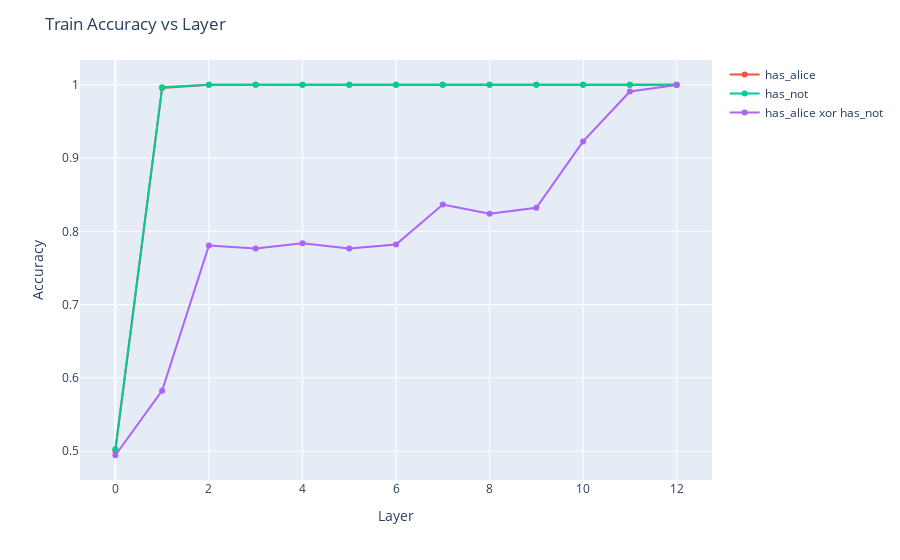

Source (notebook cell):
### Code cell
fig = px.scatter()
fig.add_scatter(x=layers, y=train_accs["has_alice"], name="has_alice") 
fig.add_scatter(x=layers, y=train_accs["has_not"], name="has_not")
fig.add_scatter(x=layers, y=train_accs["has_alice xor has_not"], name="has_alice xor has_not")
fig.update_layout(title="Train Accuracy vs Layer", xaxis_title="Layer", yaxis_title="Accuracy")
fig.show()

### Figure 1 — Plotly figure (JSON) as saved in the notebook; plotly's stock layout.template omitted (floating-point values rounded to 4 significant figures)
{"data": [{"hovertemplate": "<extra></extra>", "legendgroup": "", "marker": {"color": "#636efa", "symbol": "circle"}, "mode": "markers", "name": "", "orientation": "v", "showlegend": false, "type": "scatter", "xaxis": "x", "yaxis": "y"}, {"name": "has_alice", "type": "scatter", "x": [0, 1, 2, 3, 4, 5, 6, 7, 8, 9, 10, 11, 12], "y": [0.5002, 0.9954, 1, 1, 1, 1, 1, 1, 1, 1, 1, 1, 1]}, {"name": "has_not", "type": "scatter", "x": [0, 1, 2, 3, 4, 5, 6, 7, 8, 9, 10, 11, 12], "y": [0.5027, 0.9967, 1, 1, 1, 1, 1, 1, 1, 1, 1, 1, 1]}, {"name": "has_alice xor has_not", "type": "scatter", "x": [0, 1, 2, 3, 4, 5, 6, 7, 8, 9, 10, 11, 12], "y": [0.4944, 0.5825, 0.7806, 0.7764, 0.7835, 0.7764, 0.7819, 0.8366, 0.8241, 0.832, 0.9227, 0.9908, 0.9996]}], "layout": {"legend": {"tracegroupgap": 0}, "margin": {"t": 60}, "title": {"text": "Train Accuracy vs Layer"}, "xaxis": {"anchor": "y", "domain": [0, 1], "title": {"text": "Layer"}}, "yaxis": {"anchor": "x", "domain": [0, 1], "title": {"text": "Accuracy"}}}}
